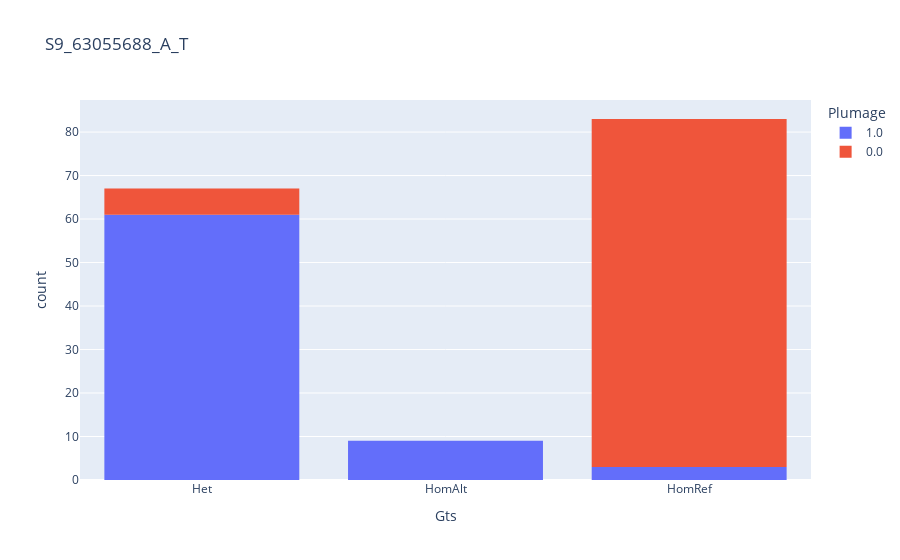

The notebook cell this image was saved under:
### Code cell
plot_alleles_and_plumage('S9_63055688_A_T')

### Figure 1 — Plotly figure (JSON) as saved in the notebook; plotly's stock layout.template omitted (floating-point values rounded to 4 significant figures)
{"data": [{"alignmentgroup": "True", "bingroup": "x", "hovertemplate": "Plumage=1.0<br>Gts=%{x}<br>count=%{y}<extra></extra>", "legendgroup": "1.0", "marker": {"color": "#636efa"}, "name": "1.0", "nbinsx": 3, "offsetgroup": "1.0", "orientation": "v", "showlegend": true, "type": "histogram", "x": ["Het", "Het", "Het", "HomAlt", "Het", "Het", "Het", "Het", "HomAlt", "Het", "Het", "Het", "HomAlt", "HomRef", "HomAlt", "Het", "Het", "Het", "Het", "Het", "Het", "Het", "Het", "Het", "Het", "Het", "Het", "Het", "Het", "Het", "Het", "Het", "Het", "Het", "Het", "Het", "Het", "Het", "Het", "HomRef", "Het", "Het", "Het", "Het", "Het", "Het", "Het", "Het", "HomRef", "HomAlt", "HomAlt", "Het", "Het", "HomAlt", "Het", "HomAlt", "Het", "HomAlt", "Het", "Het", "Het", "Het", "Het", "Het", "Het", "Het", "Het", "Het", "Het", "Het", "Het", "Het", "Het"], "xaxis": "x", "yaxis": "y"}, {"alignmentgroup": "True", "bingroup": "x", "hovertemplate": "Plumage=0.0<br>Gts=%{x}<br>count=%{y}<extra></extra>", "legendgroup": "0.0", "marker": {"color": "#EF553B"}, "name": "0.0", "nbinsx": 3, "offsetgroup": "0.0", "orientation": "v", "showlegend": true, "type": "histogram", "x": ["HomRef", "HomRef", "HomRef", "HomRef", "HomRef", "HomRef", "HomRef", "HomRef", "HomRef", "HomRef", "HomRef", "HomRef", "HomRef", "Het", "Het", "HomRef", "HomRef", "HomRef", "HomRef", "HomRef", "HomRef", "HomRef", "HomRef", "HomRef", "HomRef", "HomRef", "HomRef", "Het", "HomRef", "HomRef", "HomRef", "HomRef", "HomRef", "HomRef", "HomRef", "Het", "HomRef", "HomRef", "HomRef", "HomRef", "HomRef", "HomRef", "HomRef", "HomRef", "HomRef", "HomRef", "Het", "HomRef", "HomRef", "HomRef", "HomRef", "HomRef", "HomRef", "HomRef", "HomRef", "HomRef", "HomRef", "HomRef", "HomRef", "Het", "HomRef", "HomRef", "HomRef", "HomRef", "HomRef", "HomRef", "HomRef", "HomRef", "HomRef", "HomRef", "HomRef", "HomRef", "HomRef", "HomRef", "HomRef", "HomRef", "HomRef", "HomRef", "HomRef", "HomRef", "HomRef", "HomRef", "HomRef", "HomRef", "HomRef", "HomRef"], "xaxis": "x", "yaxis": "y"}], "layout": {"barmode": "relative", "legend": {"title": {"text": "Plumage"}, "tracegroupgap": 0}, "title": {"text": "S9_63055688_A_T"}, "xaxis": {"anchor": "y", "domain": [0, 1], "title": {"text": "Gts"}}, "yaxis": {"anchor": "x", "domain": [0, 1], "title": {"text": "count"}}}}
